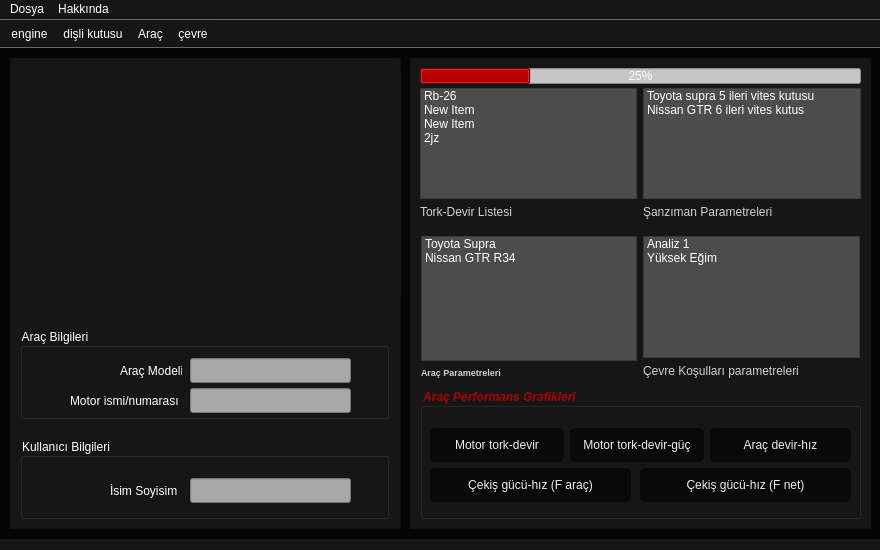
<?xml version="1.0" encoding="UTF-8"?>
<ui version="4.0">
 <class>VehicleDynamicsApp</class>
 <widget class="QMainWindow" name="VehicleDynamicsApp">
  <property name="geometry">
   <rect>
    <x>0</x>
    <y>0</y>
    <width>880</width>
    <height>550</height>
   </rect>
  </property>
  <property name="minimumSize">
   <size>
    <width>880</width>
    <height>550</height>
   </size>
  </property>
  <property name="maximumSize">
   <size>
    <width>880</width>
    <height>550</height>
   </size>
  </property>
  <property name="font">
   <font>
    <family>Bahnschrift SemiLight</family>
    <pointsize>9</pointsize>
    <italic>false</italic>
    <kerning>true</kerning>
    <fontweight></fontweight>
   </font>
  </property>
  <property name="contextMenuPolicy">
   <enum>Qt::ContextMenuPolicy::NoContextMenu</enum>
  </property>
  <property name="acceptDrops">
   <bool>false</bool>
  </property>
  <property name="windowTitle">
   <string>Pancar V1.0</string>
  </property>
  <property name="windowIcon">
   <iconset resource="res.qrc">
    <normaloff>:/img/assets/dark-car-from-side-vector-9761198.jpg</normaloff>:/img/assets/dark-car-from-side-vector-9761198.jpg</iconset>
  </property>
  <property name="toolTipDuration">
   <number>-1</number>
  </property>
  <property name="styleSheet">
   <string notr="true">font: 350 9pt &quot;Bahnschrift SemiLight&quot;;
background-color: rgb(22,22,22);
color:rgb(255,255,255);</string>
  </property>
  <property name="tabShape">
   <enum>QTabWidget::TabShape::Triangular</enum>
  </property>
  <widget class="QWidget" name="centralwidget">
   <widget class="QLabel" name="label">
    <property name="geometry">
     <rect>
      <x>0</x>
      <y>0</y>
      <width>881</width>
      <height>491</height>
     </rect>
    </property>
    <property name="styleSheet">
     <string notr="true">background-color: rgb(30, 30, 30);
background-color: rgb(5,5,5);</string>
    </property>
    <property name="text">
     <string/>
    </property>
   </widget>
   <widget class="QFrame" name="frame_2">
    <property name="enabled">
     <bool>true</bool>
    </property>
    <property name="geometry">
     <rect>
      <x>410</x>
      <y>10</y>
      <width>461</width>
      <height>471</height>
     </rect>
    </property>
    <property name="sizePolicy">
     <sizepolicy hsizetype="Ignored" vsizetype="Preferred">
      <horstretch>0</horstretch>
      <verstretch>0</verstretch>
     </sizepolicy>
    </property>
    <property name="frameShape">
     <enum>QFrame::Shape::StyledPanel</enum>
    </property>
    <property name="frameShadow">
     <enum>QFrame::Shadow::Raised</enum>
    </property>
    <widget class="QProgressBar" name="progressBar">
     <property name="geometry">
      <rect>
       <x>10</x>
       <y>10</y>
       <width>441</width>
       <height>16</height>
      </rect>
     </property>
     <property name="styleSheet">
      <string notr="true">color:rgb(255,255,255);
background-color: rgb(198, 198, 198);
gridline-color: rgb(170, 0, 0);
selection-background-color: rgb(170, 0, 0);
</string>
     </property>
     <property name="value">
      <number>25</number>
     </property>
     <property name="invertedAppearance">
      <bool>false</bool>
     </property>
    </widget>
    <widget class="QGroupBox" name="groupBox">
     <property name="geometry">
      <rect>
       <x>10</x>
       <y>330</y>
       <width>441</width>
       <height>131</height>
      </rect>
     </property>
     <property name="minimumSize">
      <size>
       <width>1</width>
       <height>1</height>
      </size>
     </property>
     <property name="maximumSize">
      <size>
       <width>16777215</width>
       <height>16777215</height>
      </size>
     </property>
     <property name="font">
      <font>
       <family>Segoe UI</family>
       <pointsize>9</pointsize>
       <italic>true</italic>
       <bold>true</bold>
      </font>
     </property>
     <property name="styleSheet">
      <string notr="true">color:rgb(170, 0, 0);
font: 700 italic 9pt &quot;Segoe UI&quot;;</string>
     </property>
     <property name="title">
      <string>Araç Performans Grafikleri</string>
     </property>
     <widget class="QPushButton" name="torque_rpm">
      <property name="geometry">
       <rect>
        <x>10</x>
        <y>40</y>
        <width>134</width>
        <height>34</height>
       </rect>
      </property>
      <property name="minimumSize">
       <size>
        <width>1</width>
        <height>1</height>
       </size>
      </property>
      <property name="cursor">
       <cursorShape>PointingHandCursor</cursorShape>
      </property>
      <property name="styleSheet">
       <string notr="true">QPushButton{
border-radius:5px;
color:rgb(239, 239, 239);
font: 10pt &quot;Gill Sans MT&quot;;
background-color: rgb(9, 9, 9);
}
QPushButton:hover {
color:rgb(9, 9, 9);
background-color:rgb(239, 239, 239);
}
QPushButton:pressed {
color:rgb(9, 9, 9);
background-color: rgb(0, 85, 0);
}</string>
      </property>
      <property name="text">
       <string>Motor tork-devir</string>
      </property>
     </widget>
     <widget class="QPushButton" name="rpm_v">
      <property name="geometry">
       <rect>
        <x>290</x>
        <y>40</y>
        <width>141</width>
        <height>34</height>
       </rect>
      </property>
      <property name="minimumSize">
       <size>
        <width>1</width>
        <height>1</height>
       </size>
      </property>
      <property name="styleSheet">
       <string notr="true">QPushButton{
border-radius:5px;
color:rgb(239, 239, 239);
font: 10pt &quot;Gill Sans MT&quot;;
background-color: rgb(9, 9, 9);
}
QPushButton:hover {
color:rgb(9, 9, 9);
background-color:rgb(239, 239, 239);
}
QPushButton:pressed {
color:rgb(9, 9, 9);
background-color: rgb(0, 85, 0);
}</string>
      </property>
      <property name="text">
       <string>Araç devir-hız</string>
      </property>
      <property name="iconSize">
       <size>
        <width>16</width>
        <height>20</height>
       </size>
      </property>
     </widget>
     <widget class="QPushButton" name="torque_rpm_power">
      <property name="enabled">
       <bool>true</bool>
      </property>
      <property name="geometry">
       <rect>
        <x>150</x>
        <y>40</y>
        <width>134</width>
        <height>34</height>
       </rect>
      </property>
      <property name="minimumSize">
       <size>
        <width>1</width>
        <height>1</height>
       </size>
      </property>
      <property name="styleSheet">
       <string notr="true">QPushButton{
border-radius:5px;
color:rgb(239, 239, 239);
font: 10pt &quot;Gill Sans MT&quot;;
background-color: rgb(9, 9, 9);
}
QPushButton:hover {
color:rgb(9, 9, 9);
background-color:rgb(239, 239, 239);
}
QPushButton:pressed {
color:rgb(9, 9, 9);
background-color: rgb(0, 85, 0);
}</string>
      </property>
      <property name="text">
       <string>Motor tork-devir-güç</string>
      </property>
     </widget>
     <widget class="QPushButton" name="F_v">
      <property name="geometry">
       <rect>
        <x>10</x>
        <y>80</y>
        <width>201</width>
        <height>34</height>
       </rect>
      </property>
      <property name="minimumSize">
       <size>
        <width>1</width>
        <height>1</height>
       </size>
      </property>
      <property name="maximumSize">
       <size>
        <width>16777215</width>
        <height>40</height>
       </size>
      </property>
      <property name="styleSheet">
       <string notr="true">QPushButton{
border-radius:5px;
color:rgb(239, 239, 239);
font: 10pt &quot;Gill Sans MT&quot;;
background-color: rgb(9, 9, 9);
}
QPushButton:hover {
color:rgb(9, 9, 9);
background-color:rgb(239, 239, 239);
}
QPushButton:pressed {
color:rgb(9, 9, 9);
background-color: rgb(0, 85, 0);
}</string>
      </property>
      <property name="text">
       <string>Çekiş gücü-hız (F araç)</string>
      </property>
     </widget>
     <widget class="QPushButton" name="Fnet_v">
      <property name="geometry">
       <rect>
        <x>220</x>
        <y>80</y>
        <width>211</width>
        <height>34</height>
       </rect>
      </property>
      <property name="minimumSize">
       <size>
        <width>1</width>
        <height>1</height>
       </size>
      </property>
      <property name="styleSheet">
       <string notr="true">QPushButton{
border-radius:5px;
color:rgb(239, 239, 239);
font: 10pt &quot;Gill Sans MT&quot;;
background-color: rgb(9, 9, 9);
}
QPushButton:hover {
color:rgb(9, 9, 9);
background-color:rgb(239, 239, 239);
}
QPushButton:pressed {
color:rgb(9, 9, 9);
background-color: rgb(0, 85, 0);
}</string>
      </property>
      <property name="text">
       <string>Çekiş gücü-hız (F net)</string>
      </property>
     </widget>
    </widget>
    <widget class="QWidget" name="layoutWidget">
     <property name="geometry">
      <rect>
       <x>10</x>
       <y>30</y>
       <width>441</width>
       <height>131</height>
      </rect>
     </property>
     <layout class="QHBoxLayout" name="horizontalLayout">
      <item>
       <layout class="QVBoxLayout" name="verticalLayout">
        <item>
         <widget class="QListWidget" name="torque_rpm_list">
          <property name="styleSheet">
           <string notr="true">background-color: rgb(76, 76, 76);
font: 10pt &quot;Segoe UI&quot;;
alternate-background-color: rgb(85, 0, 0);
selection-color: rgb(85, 0, 0);
gridline-color: rgb(85, 0, 0);
</string>
          </property>
          <item>
           <property name="text">
            <string>Rb-26  </string>
           </property>
          </item>
          <item>
           <property name="text">
            <string>New Item</string>
           </property>
          </item>
          <item>
           <property name="text">
            <string>New Item</string>
           </property>
          </item>
          <item>
           <property name="text">
            <string>2jz</string>
           </property>
          </item>
         </widget>
        </item>
        <item>
         <widget class="QLabel" name="label_6">
          <property name="styleSheet">
           <string notr="true">font: 700 7pt &quot;Segoe UI&quot;;
color:rgb(210,210,210);</string>
          </property>
          <property name="text">
           <string>Tork-Devir Listesi</string>
          </property>
         </widget>
        </item>
       </layout>
      </item>
      <item>
       <layout class="QVBoxLayout" name="verticalLayout_3">
        <item>
         <widget class="QListWidget" name="gearbox_list">
          <property name="styleSheet">
           <string notr="true">background-color: rgb(76, 76, 76);
font: 10pt &quot;Segoe UI&quot;;
alternate-background-color: rgb(85, 0, 0);
selection-color: rgb(85, 0, 0);
gridline-color: rgb(85, 0, 0);
selection-background-color: rgb(85, 0, 0);
</string>
          </property>
          <item>
           <property name="text">
            <string>Toyota supra 5 ileri vites kutusu</string>
           </property>
          </item>
          <item>
           <property name="text">
            <string>Nissan GTR 6 ileri vites kutus</string>
           </property>
          </item>
         </widget>
        </item>
        <item>
         <widget class="QLabel" name="label_7">
          <property name="styleSheet">
           <string notr="true">font: 700 7pt &quot;Segoe UI&quot;;
color:rgb(210,210,210);</string>
          </property>
          <property name="text">
           <string>Şanzıman Parametreleri</string>
          </property>
         </widget>
        </item>
       </layout>
      </item>
     </layout>
    </widget>
    <widget class="QWidget" name="layoutWidget">
     <property name="geometry">
      <rect>
       <x>11</x>
       <y>178</y>
       <width>439</width>
       <height>142</height>
      </rect>
     </property>
     <layout class="QHBoxLayout" name="horizontalLayout_5">
      <item>
       <layout class="QVBoxLayout" name="verticalLayout_4">
        <item>
         <widget class="QListWidget" name="car_param">
          <property name="styleSheet">
           <string notr="true">background-color: rgb(76, 76, 76);
font: 10pt &quot;Segoe UI&quot;;
alternate-background-color: rgb(85, 0, 0);
selection-color: rgb(85, 0, 0);
gridline-color: rgb(85, 0, 0);
selection-background-color: rgb(85, 0, 0);
</string>
          </property>
          <item>
           <property name="text">
            <string>Toyota Supra </string>
           </property>
          </item>
          <item>
           <property name="text">
            <string>Nissan GTR R34</string>
           </property>
          </item>
         </widget>
        </item>
        <item>
         <widget class="QLabel" name="label_8">
          <property name="font">
           <font>
            <family>Segoe UI</family>
            <pointsize>7</pointsize>
            <italic>false</italic>
            <bold>true</bold>
           </font>
          </property>
          <property name="styleSheet">
           <string notr="true">font: 700 7pt &quot;Segoe UI&quot;;
color:rgb(210,210,210);</string>
          </property>
          <property name="text">
           <string>Araç Parametreleri</string>
          </property>
         </widget>
        </item>
       </layout>
      </item>
      <item>
       <layout class="QVBoxLayout" name="verticalLayout_5">
        <item>
         <widget class="QListWidget" name="env_param">
          <property name="styleSheet">
           <string notr="true">background-color: rgb(76, 76, 76);
font: 10pt &quot;Segoe UI&quot;;
alternate-background-color: rgb(85, 0, 0);
selection-color: rgb(85, 0, 0);
gridline-color: rgb(85, 0, 0);
selection-background-color: rgb(85, 0, 0);
</string>
          </property>
          <item>
           <property name="text">
            <string>Analiz 1</string>
           </property>
          </item>
          <item>
           <property name="text">
            <string>Yüksek Eğim</string>
           </property>
          </item>
         </widget>
        </item>
        <item>
         <widget class="QLabel" name="label_9">
          <property name="styleSheet">
           <string notr="true">font: 700 7pt &quot;Segoe UI&quot;;
color:rgb(210,210,210);</string>
          </property>
          <property name="text">
           <string>Çevre Koşulları parametreleri</string>
          </property>
         </widget>
        </item>
       </layout>
      </item>
     </layout>
    </widget>
   </widget>
   <widget class="QFrame" name="frame">
    <property name="geometry">
     <rect>
      <x>10</x>
      <y>10</y>
      <width>391</width>
      <height>471</height>
     </rect>
    </property>
    <property name="frameShape">
     <enum>QFrame::Shape::StyledPanel</enum>
    </property>
    <property name="frameShadow">
     <enum>QFrame::Shadow::Raised</enum>
    </property>
    <widget class="QLabel" name="label_2">
     <property name="geometry">
      <rect>
       <x>0</x>
       <y>-10</y>
       <width>391</width>
       <height>271</height>
      </rect>
     </property>
     <property name="styleSheet">
      <string notr="true">background-image: url(:/img/assets/dark-car-from-side-vector-9761198.jpg);
border-radius:25px;</string>
     </property>
     <property name="text">
      <string/>
     </property>
     <property name="pixmap">
      <pixmap resource="res.qrc">:/img/assets/dark-car-from-side-vector-9761198.jpg</pixmap>
     </property>
     <property name="scaledContents">
      <bool>true</bool>
     </property>
     <property name="buddy">
      <cstring>label_2</cstring>
     </property>
    </widget>
    <widget class="QGroupBox" name="groupBox_3">
     <property name="geometry">
      <rect>
       <x>10</x>
       <y>380</y>
       <width>369</width>
       <height>81</height>
      </rect>
     </property>
     <property name="styleSheet">
      <string notr="true">color:rgb(255,255,255);</string>
     </property>
     <property name="title">
      <string>Kullanıcı Bilgileri</string>
     </property>
     <widget class="QLabel" name="label_5">
      <property name="geometry">
       <rect>
        <x>90</x>
        <y>40</y>
        <width>67</width>
        <height>25</height>
       </rect>
      </property>
      <property name="text">
       <string>İsim Soyisim</string>
      </property>
     </widget>
     <widget class="QLineEdit" name="user_info">
      <property name="geometry">
       <rect>
        <x>170</x>
        <y>40</y>
        <width>161</width>
        <height>25</height>
       </rect>
      </property>
      <property name="minimumSize">
       <size>
        <width>1</width>
        <height>1</height>
       </size>
      </property>
      <property name="styleSheet">
       <string notr="true">color:rgb(0,0,0);
background-color: rgb(168, 168, 168);</string>
      </property>
     </widget>
    </widget>
    <widget class="QGroupBox" name="groupBox_2">
     <property name="geometry">
      <rect>
       <x>10</x>
       <y>270</y>
       <width>369</width>
       <height>91</height>
      </rect>
     </property>
     <property name="styleSheet">
      <string notr="true">color:rgb(255, 255, 255);</string>
     </property>
     <property name="title">
      <string>Araç Bilgileri</string>
     </property>
     <widget class="QLineEdit" name="vehicle_brand">
      <property name="geometry">
       <rect>
        <x>170</x>
        <y>30</y>
        <width>161</width>
        <height>25</height>
       </rect>
      </property>
      <property name="minimumSize">
       <size>
        <width>1</width>
        <height>20</height>
       </size>
      </property>
      <property name="styleSheet">
       <string notr="true">color:rgb(0,0,0);
background-color: rgb(168, 168, 168);</string>
      </property>
      <property name="text">
       <string/>
      </property>
     </widget>
     <widget class="QLabel" name="label_4">
      <property name="geometry">
       <rect>
        <x>100</x>
        <y>30</y>
        <width>62</width>
        <height>25</height>
       </rect>
      </property>
      <property name="text">
       <string>Araç Modeli</string>
      </property>
     </widget>
     <widget class="QLabel" name="label_3">
      <property name="geometry">
       <rect>
        <x>50</x>
        <y>60</y>
        <width>112</width>
        <height>25</height>
       </rect>
      </property>
      <property name="text">
       <string>Motor ismi/numarası</string>
      </property>
     </widget>
     <widget class="QLineEdit" name="engine_brand">
      <property name="enabled">
       <bool>true</bool>
      </property>
      <property name="geometry">
       <rect>
        <x>170</x>
        <y>60</y>
        <width>161</width>
        <height>25</height>
       </rect>
      </property>
      <property name="minimumSize">
       <size>
        <width>1</width>
        <height>1</height>
       </size>
      </property>
      <property name="styleSheet">
       <string notr="true">color:rgb(0,0,0);
background-color: rgb(168, 168, 168);</string>
      </property>
      <property name="dragEnabled">
       <bool>false</bool>
      </property>
      <property name="clearButtonEnabled">
       <bool>false</bool>
      </property>
     </widget>
    </widget>
   </widget>
  </widget>
  <widget class="QMenuBar" name="menubar">
   <property name="geometry">
    <rect>
     <x>0</x>
     <y>0</y>
     <width>880</width>
     <height>34</height>
    </rect>
   </property>
   <widget class="QMenu" name="menuDosya">
    <property name="title">
     <string>Dosya</string>
    </property>
    <addaction name="separator"/>
    <addaction name="actionDosyaya_Aktar"/>
    <addaction name="separator"/>
    <addaction name="actionKapat"/>
   </widget>
   <widget class="QMenu" name="menuHakk_nda">
    <property name="title">
     <string>Hakkında</string>
    </property>
    <addaction name="actionProgram_Kaynaklar"/>
    <addaction name="separator"/>
   </widget>
   <addaction name="menuDosya"/>
   <addaction name="menuHakk_nda"/>
  </widget>
  <widget class="QToolBar" name="toolBar">
   <property name="font">
    <font>
     <family>Bahnschrift SemiLight</family>
     <pointsize>9</pointsize>
     <italic>false</italic>
     <kerning>true</kerning>
     <fontweight></fontweight>
    </font>
   </property>
   <property name="acceptDrops">
    <bool>true</bool>
   </property>
   <property name="windowTitle">
    <string>toolBar</string>
   </property>
   <property name="toolTip">
    <string/>
   </property>
   <property name="statusTip">
    <string/>
   </property>
   <property name="autoFillBackground">
    <bool>false</bool>
   </property>
   <property name="movable">
    <bool>false</bool>
   </property>
   <property name="iconSize">
    <size>
     <width>30</width>
     <height>30</height>
    </size>
   </property>
   <attribute name="toolBarArea">
    <enum>TopToolBarArea</enum>
   </attribute>
   <attribute name="toolBarBreak">
    <bool>false</bool>
   </attribute>
   <addaction name="engine_entry"/>
   <addaction name="gearbox_entry"/>
   <addaction name="car_entry"/>
   <addaction name="environment_entry"/>
   <addaction name="separator"/>
  </widget>
  <action name="actionKapat">
   <property name="text">
    <string>Kapat</string>
   </property>
   <property name="font">
    <font/>
   </property>
  </action>
  <action name="actionProgram_Kaynaklar">
   <property name="text">
    <string>Program Kaynakları</string>
   </property>
   <property name="font">
    <font/>
   </property>
  </action>
  <action name="car_entry">
   <property name="icon">
    <iconset resource="res.qrc">
     <normaloff>:/img/assets/vehicle.png</normaloff>:/img/assets/vehicle.png</iconset>
   </property>
   <property name="text">
    <string>Araç</string>
   </property>
   <property name="menuRole">
    <enum>QAction::MenuRole::NoRole</enum>
   </property>
  </action>
  <action name="gearbox_entry">
   <property name="icon">
    <iconset resource="res.qrc">
     <normaloff>:/img/assets/gearbox2.jpg</normaloff>:/img/assets/gearbox2.jpg</iconset>
   </property>
   <property name="text">
    <string>dişli kutusu</string>
   </property>
   <property name="menuRole">
    <enum>QAction::MenuRole::NoRole</enum>
   </property>
  </action>
  <action name="environment_entry">
   <property name="icon">
    <iconset resource="res.qrc">
     <normaloff>:/img/assets/road.jpg</normaloff>:/img/assets/road.jpg</iconset>
   </property>
   <property name="text">
    <string>çevre</string>
   </property>
   <property name="menuRole">
    <enum>QAction::MenuRole::NoRole</enum>
   </property>
  </action>
  <action name="engine_entry">
   <property name="icon">
    <iconset resource="res.qrc">
     <normaloff>:/img/assets/engine.png</normaloff>:/img/assets/engine.png</iconset>
   </property>
   <property name="text">
    <string>engine</string>
   </property>
   <property name="menuRole">
    <enum>QAction::MenuRole::NoRole</enum>
   </property>
  </action>
  <action name="actionDosyaya_Aktar">
   <property name="text">
    <string>Dosyaya Aktar</string>
   </property>
  </action>
 </widget>
 <tabstops>
  <tabstop>vehicle_brand</tabstop>
  <tabstop>engine_brand</tabstop>
  <tabstop>user_info</tabstop>
  <tabstop>torque_rpm_list</tabstop>
  <tabstop>gearbox_list</tabstop>
  <tabstop>car_param</tabstop>
  <tabstop>env_param</tabstop>
  <tabstop>torque_rpm</tabstop>
  <tabstop>torque_rpm_power</tabstop>
  <tabstop>rpm_v</tabstop>
  <tabstop>F_v</tabstop>
  <tabstop>Fnet_v</tabstop>
 </tabstops>
 <resources>
  <include location="res.qrc"/>
 </resources>
 <connections>
  <connection>
   <sender>actionKapat</sender>
   <signal>triggered()</signal>
   <receiver>VehicleDynamicsApp</receiver>
   <slot>close()</slot>
   <hints>
    <hint type="sourcelabel">
     <x>-1</x>
     <y>-1</y>
    </hint>
    <hint type="destinationlabel">
     <x>439</x>
     <y>274</y>
    </hint>
   </hints>
  </connection>
 </connections>
</ui>
